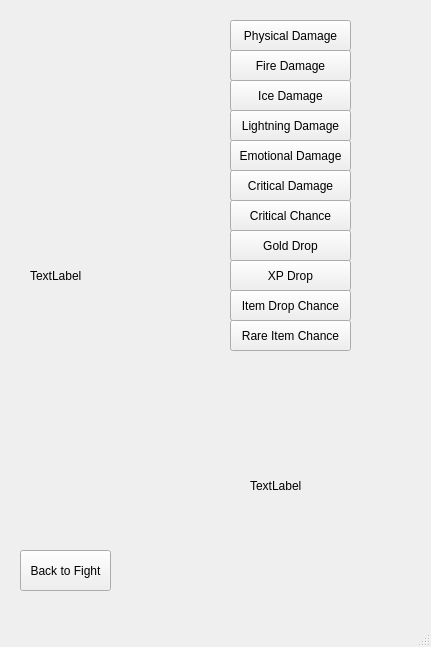
<?xml version="1.0" encoding="UTF-8"?>
<ui version="4.0">
 <class>MainWindow</class>
 <widget class="QMainWindow" name="MainWindow">
  <property name="geometry">
   <rect>
    <x>0</x>
    <y>0</y>
    <width>431</width>
    <height>647</height>
   </rect>
  </property>
  <property name="windowTitle">
   <string>MainWindow</string>
  </property>
  <widget class="QWidget" name="centralwidget">
   <widget class="QStackedWidget" name="stackedWidget">
    <property name="geometry">
     <rect>
      <x>10</x>
      <y>0</y>
      <width>421</width>
      <height>621</height>
     </rect>
    </property>
    <property name="currentIndex">
     <number>2</number>
    </property>
    <widget class="QWidget" name="MainMenu">
     <widget class="QLabel" name="game_name_label">
      <property name="geometry">
       <rect>
        <x>150</x>
        <y>60</y>
        <width>131</width>
        <height>61</height>
       </rect>
      </property>
      <property name="text">
       <string>TAP TAP BACKPACK</string>
      </property>
     </widget>
     <widget class="QLineEdit" name="input_hero_name">
      <property name="geometry">
       <rect>
        <x>110</x>
        <y>280</y>
        <width>201</width>
        <height>61</height>
       </rect>
      </property>
      <property name="inputMask">
       <string/>
      </property>
      <property name="text">
       <string/>
      </property>
     </widget>
     <widget class="QPushButton" name="new_game_button">
      <property name="geometry">
       <rect>
        <x>160</x>
        <y>390</y>
        <width>101</width>
        <height>41</height>
       </rect>
      </property>
      <property name="text">
       <string>New game ?</string>
      </property>
     </widget>
     <widget class="QPushButton" name="load_game_button">
      <property name="geometry">
       <rect>
        <x>160</x>
        <y>450</y>
        <width>101</width>
        <height>41</height>
       </rect>
      </property>
      <property name="text">
       <string>Load Game ?</string>
      </property>
     </widget>
     <widget class="QLabel" name="input_hero_name_label">
      <property name="geometry">
       <rect>
        <x>110</x>
        <y>260</y>
        <width>101</width>
        <height>16</height>
       </rect>
      </property>
      <property name="text">
       <string>Input Hero Name</string>
      </property>
     </widget>
    </widget>
    <widget class="QWidget" name="BattleMenu">
     <widget class="QPushButton" name="tap_button">
      <property name="geometry">
       <rect>
        <x>150</x>
        <y>190</y>
        <width>121</width>
        <height>91</height>
       </rect>
      </property>
      <property name="text">
       <string>Tap tap :)</string>
      </property>
     </widget>
     <widget class="QLabel" name="damage_dealt_label">
      <property name="geometry">
       <rect>
        <x>30</x>
        <y>80</y>
        <width>101</width>
        <height>16</height>
       </rect>
      </property>
      <property name="text">
       <string>Damage: </string>
      </property>
     </widget>
     <widget class="QLabel" name="player_name_label">
      <property name="geometry">
       <rect>
        <x>30</x>
        <y>30</y>
        <width>101</width>
        <height>16</height>
       </rect>
      </property>
      <property name="text">
       <string>Player: </string>
      </property>
     </widget>
     <widget class="QProgressBar" name="enemy_health_progress_bar">
      <property name="geometry">
       <rect>
        <x>110</x>
        <y>30</y>
        <width>211</width>
        <height>41</height>
       </rect>
      </property>
      <property name="value">
       <number>24</number>
      </property>
     </widget>
     <widget class="QLabel" name="enemy_health_label">
      <property name="geometry">
       <rect>
        <x>110</x>
        <y>30</y>
        <width>171</width>
        <height>41</height>
       </rect>
      </property>
      <property name="text">
       <string>5/24</string>
      </property>
      <property name="alignment">
       <set>Qt::AlignCenter</set>
      </property>
     </widget>
     <widget class="QLabel" name="enemy_name_label">
      <property name="geometry">
       <rect>
        <x>80</x>
        <y>10</y>
        <width>241</width>
        <height>16</height>
       </rect>
      </property>
      <property name="text">
       <string>Name:</string>
      </property>
     </widget>
     <widget class="QLabel" name="gold_label">
      <property name="geometry">
       <rect>
        <x>290</x>
        <y>130</y>
        <width>101</width>
        <height>16</height>
       </rect>
      </property>
      <property name="text">
       <string>Gold: </string>
      </property>
     </widget>
     <widget class="QLabel" name="xp_label">
      <property name="geometry">
       <rect>
        <x>290</x>
        <y>110</y>
        <width>81</width>
        <height>16</height>
       </rect>
      </property>
      <property name="text">
       <string>Total xp: </string>
      </property>
     </widget>
     <widget class="QLabel" name="player_level_label">
      <property name="geometry">
       <rect>
        <x>290</x>
        <y>90</y>
        <width>111</width>
        <height>16</height>
       </rect>
      </property>
      <property name="text">
       <string>Player level: </string>
      </property>
     </widget>
     <widget class="QLabel" name="current_player_stats">
      <property name="geometry">
       <rect>
        <x>30</x>
        <y>310</y>
        <width>311</width>
        <height>251</height>
       </rect>
      </property>
      <property name="text">
       <string>Current Stats</string>
      </property>
      <property name="alignment">
       <set>Qt::AlignLeading|Qt::AlignLeft|Qt::AlignTop</set>
      </property>
     </widget>
     <widget class="QPushButton" name="inventory_button">
      <property name="geometry">
       <rect>
        <x>324</x>
        <y>480</y>
        <width>81</width>
        <height>101</height>
       </rect>
      </property>
      <property name="text">
       <string>Inventory</string>
      </property>
     </widget>
     <widget class="QPushButton" name="save_button">
      <property name="geometry">
       <rect>
        <x>20</x>
        <y>562</y>
        <width>71</width>
        <height>41</height>
       </rect>
      </property>
      <property name="text">
       <string>Save</string>
      </property>
     </widget>
     <widget class="QPushButton" name="level_button">
      <property name="geometry">
       <rect>
        <x>340</x>
        <y>50</y>
        <width>61</width>
        <height>31</height>
       </rect>
      </property>
      <property name="text">
       <string>Level Up</string>
      </property>
     </widget>
    </widget>
    <widget class="QWidget" name="Level_up">
     <widget class="QLabel" name="stats_level_up_label">
      <property name="geometry">
       <rect>
        <x>20</x>
        <y>20</y>
        <width>151</width>
        <height>511</height>
       </rect>
      </property>
      <property name="text">
       <string>TextLabel</string>
      </property>
     </widget>
     <widget class="QPushButton" name="physical_up_button">
      <property name="geometry">
       <rect>
        <x>220</x>
        <y>20</y>
        <width>121</width>
        <height>31</height>
       </rect>
      </property>
      <property name="text">
       <string>Physical Damage</string>
      </property>
      <property name="stat" stdset="0">
       <string>physical_damage</string>
      </property>
     </widget>
     <widget class="QPushButton" name="fire_up_button">
      <property name="geometry">
       <rect>
        <x>220</x>
        <y>50</y>
        <width>121</width>
        <height>31</height>
       </rect>
      </property>
      <property name="text">
       <string>Fire Damage</string>
      </property>
      <property name="stat" stdset="0">
       <string>fire_damage</string>
      </property>
     </widget>
     <widget class="QPushButton" name="ice_up_button">
      <property name="geometry">
       <rect>
        <x>220</x>
        <y>80</y>
        <width>121</width>
        <height>31</height>
       </rect>
      </property>
      <property name="text">
       <string>Ice Damage</string>
      </property>
      <property name="stat" stdset="0">
       <string>ice_damage</string>
      </property>
     </widget>
     <widget class="QPushButton" name="lightning_up_button">
      <property name="geometry">
       <rect>
        <x>220</x>
        <y>110</y>
        <width>121</width>
        <height>31</height>
       </rect>
      </property>
      <property name="text">
       <string>Lightning Damage</string>
      </property>
      <property name="stat" stdset="0">
       <string>lightning_damage</string>
      </property>
     </widget>
     <widget class="QPushButton" name="emotional_up_button">
      <property name="geometry">
       <rect>
        <x>220</x>
        <y>140</y>
        <width>121</width>
        <height>31</height>
       </rect>
      </property>
      <property name="text">
       <string>Emotional Damage</string>
      </property>
      <property name="stat" stdset="0">
       <string>emotional_damage</string>
      </property>
     </widget>
     <widget class="QPushButton" name="critical_up_button">
      <property name="geometry">
       <rect>
        <x>220</x>
        <y>170</y>
        <width>121</width>
        <height>31</height>
       </rect>
      </property>
      <property name="text">
       <string>Critical Damage</string>
      </property>
      <property name="stat" stdset="0">
       <string>critical_damage</string>
      </property>
     </widget>
     <widget class="QPushButton" name="item_drop_up_button">
      <property name="geometry">
       <rect>
        <x>220</x>
        <y>290</y>
        <width>121</width>
        <height>31</height>
       </rect>
      </property>
      <property name="text">
       <string>Item Drop Chance</string>
      </property>
      <property name="stat" stdset="0">
       <string>item_drop</string>
      </property>
     </widget>
     <widget class="QPushButton" name="gold_up_button">
      <property name="geometry">
       <rect>
        <x>220</x>
        <y>230</y>
        <width>121</width>
        <height>31</height>
       </rect>
      </property>
      <property name="text">
       <string>Gold Drop</string>
      </property>
      <property name="stat" stdset="0">
       <string>gold_drop</string>
      </property>
     </widget>
     <widget class="QPushButton" name="rare_item_up_button">
      <property name="geometry">
       <rect>
        <x>220</x>
        <y>320</y>
        <width>121</width>
        <height>31</height>
       </rect>
      </property>
      <property name="text">
       <string>Rare Item Chance</string>
      </property>
      <property name="stat" stdset="0">
       <string>rare_item_chance</string>
      </property>
     </widget>
     <widget class="QPushButton" name="xp_drop_up_button">
      <property name="geometry">
       <rect>
        <x>220</x>
        <y>260</y>
        <width>121</width>
        <height>31</height>
       </rect>
      </property>
      <property name="text">
       <string>XP Drop</string>
      </property>
      <property name="stat" stdset="0">
       <string>xp_drop</string>
      </property>
     </widget>
     <widget class="QPushButton" name="critical_chance_up_button">
      <property name="geometry">
       <rect>
        <x>220</x>
        <y>200</y>
        <width>121</width>
        <height>31</height>
       </rect>
      </property>
      <property name="text">
       <string>Critical Chance</string>
      </property>
      <property name="stat" stdset="0">
       <string>critical_damage_chance</string>
      </property>
     </widget>
     <widget class="QLabel" name="skill_points_label">
      <property name="geometry">
       <rect>
        <x>240</x>
        <y>460</y>
        <width>141</width>
        <height>51</height>
       </rect>
      </property>
      <property name="text">
       <string>TextLabel</string>
      </property>
     </widget>
     <widget class="QPushButton" name="get_back_levelup_button">
      <property name="geometry">
       <rect>
        <x>10</x>
        <y>550</y>
        <width>91</width>
        <height>41</height>
       </rect>
      </property>
      <property name="text">
       <string>Back to Fight</string>
      </property>
     </widget>
    </widget>
    <widget class="QWidget" name="Inventory"/>
   </widget>
  </widget>
  <widget class="QMenuBar" name="menubar">
   <property name="geometry">
    <rect>
     <x>0</x>
     <y>0</y>
     <width>431</width>
     <height>21</height>
    </rect>
   </property>
  </widget>
  <widget class="QStatusBar" name="statusbar"/>
 </widget>
 <resources/>
 <connections/>
</ui>
